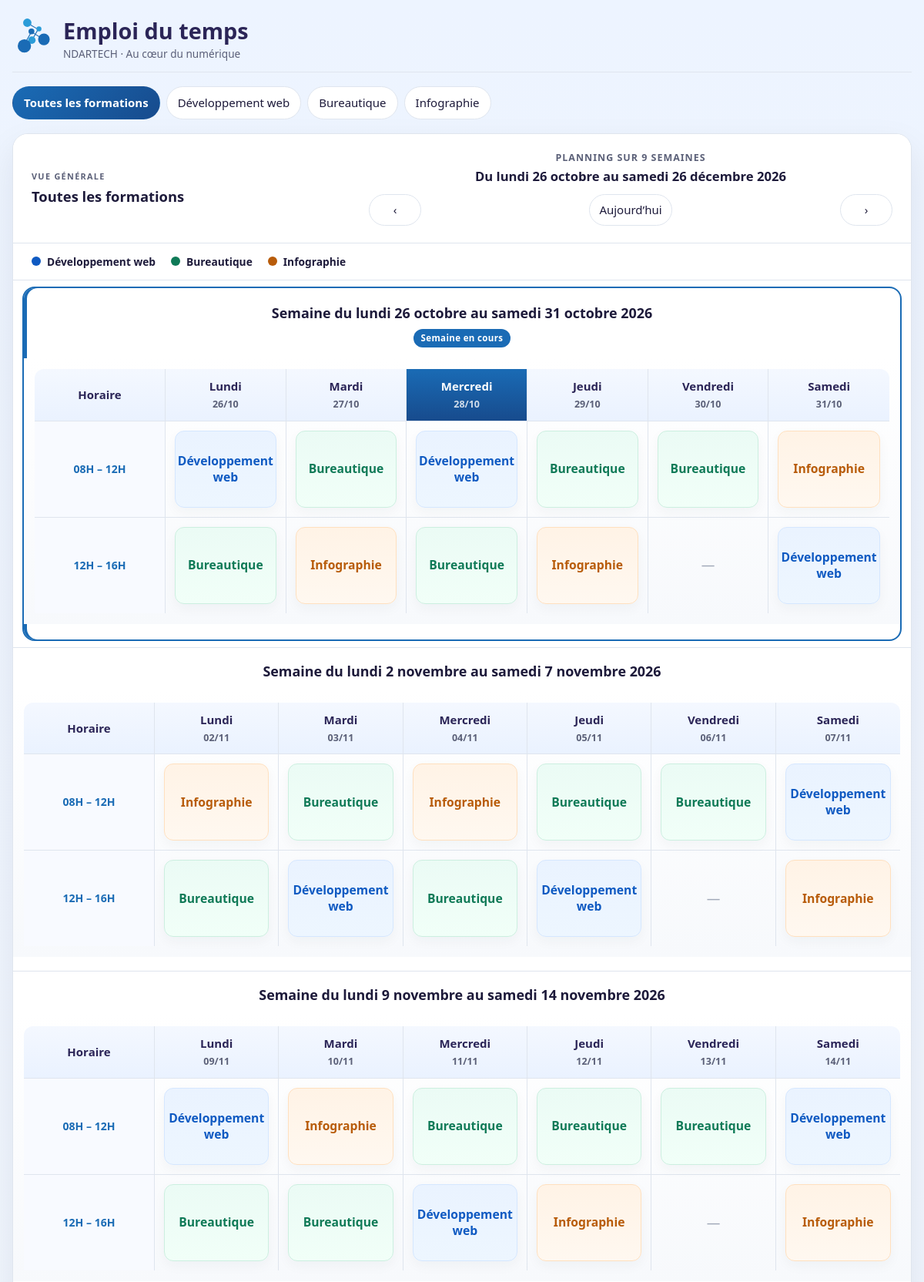
The page /?f=0&w=2026-10-26 (upper part) on the database its author committed.
### tables this page shows
CREATE TABLE courses(id INTEGER PRIMARY KEY, formation INTEGER NOT NULL, day TEXT NOT NULL, hs TEXT NOT NULL, he TEXT NOT NULL, title TEXT NOT NULL, room TEXT NOT NULL DEFAULT '');

### public/index.php (the view, shortened to what this page needs)
<?php
require __DIR__ . '/../app/bootstrap.php';
$f = (int)($_GET['f'] ?? 1); if ($f !== 0 && !isset(FORMS[$f])) $f = 1;
$defaultWeek = (int)date('N') >= 6 ? addd(monday(), 7) : monday();
$w = monday($_GET['w'] ?? $defaultWeek);
$weekCount = 9;
$lastWeek = addd($w, ($weekCount - 1) * 7);
$end = addd($lastWeek, 5);
$sql = 'SELECT formation,day,hs,he,title,room FROM courses WHERE day BETWEEN ? AND ?';
$sql .= ' ORDER BY day,hs,formation';
$q = db()->prepare($sql);
$q->execute($f === 0 ? [$w, $end] : [$w, $end, $f]);
$validationQuery = db()->prepare('SELECT formation,day,hs,he,title,room FROM courses WHERE day BETWEEN ? AND ?');
$validationQuery->execute([$w, $end]);
$weeks = [];
for ($i = 0; $i < $weekCount; $i++) {
    $week = addd($w, $i * 7);
    $weeks[$week] = ['by' => [], 'slots' => [], 'note' => ''];
}
foreach ($q as $r) {
    $week = monday($r['day']);
    $slot = $r['hs'] . '-' . $r['he'];
    $weeks[$week]['by'][$slot][$r['day']][] = $r;
    $weeks[$week]['slots'][$slot] = ['hs' => $r['hs'], 'he' => $r['he']];
}
$url = fn(int $ff, string $ww) => h('?f=' . $ff . '&w=' . $ww);
$today = date('Y-m-d');
$weekShortcut = (int)date('N') >= 6 ? 'Semaine prochaine' : 'Aujourd’hui';
echo '<nav class="tabs">';
echo '<a class="tab' . ($f === 0 ? ' on' : '') . '" href="' . $url(0, $w) . '">Toutes les formations</a>';
foreach (FORMS as $id => [$name, $c]) echo '<a class="tab ' . $c . ($id === $f ? ' on' : '') . '" href="' . $url($id, $w) . '">' . h($name) . '</a>';
echo '</nav>';
echo '<div class="schedule-shell' . ($f === 0 ? ' all-forms' : ' ' . h(FORMS[$f][1])) . '">';
echo '<div class="schedule-header"><div class="week-meta"><span class="meta-label">' . ($f === 0 ? 'Vue générale' : 'Formation') . '</span><h2>' . h($f === 0 ? 'Toutes les formations' : FORMS[$f][0]) . '</h2></div><div class="week-range"><strong class="period-label"><span class="period-title">Planning sur ' . $weekCount . ' semaines</span><span class="period-dates">' . h(schedule_period_label($w, $end)) . '</span></strong><a class="ic period-prev" href="' . $url($f, addd($w, -$weekCount * 7)) . '" aria-label="Période précédente">‹</a><a class="ic period-next" href="' . $url($f, addd($w, $weekCount * 7)) . '" aria-label="Période suivante">›</a><a class="ic period-today" href="' . $url($f, $defaultWeek) . '">' . $weekShortcut . '</a></div></div>';
if ($f === 0) {
    echo '<div class="formation-legend">';
    foreach (FORMS as $id => [$name]) echo '<span><i class="legend-mark legend-' . ($id - 1) . '" aria-hidden="true"></i>' . h($name) . '</span>';
    echo '</div>';
}
$formatTime = static fn(string $time): string => substr($time, 0, 2) . 'H' . (substr($time, 3, 2) === '00' ? '' : substr($time, 3, 2));
foreach ($weeks as $week => $data) {
    $slots = $data['slots'];
    uasort($slots, static fn(array $a, array $b): int => [$a['hs'], $a['he']] <=> [$b['hs'], $b['he']]);
    $isCurrentWeek = $week === monday();
    echo '<section class="schedule-week' . ($isCurrentWeek ? ' current-week' : '') . '"><h3 class="schedule-week-heading"><span>' . h(schedule_week_label($week)) . '</span>'
        . ($isCurrentWeek ? '<span class="current-week-badge">Semaine en cours</span>' : '') . '</h3>';
    echo '<div class="schedule-table-wrap"><table class="schedule-table"><thead><tr><th scope="col">Horaire</th>';
    foreach (DAYS as $i => $name) {
        $d = addd($week, $i);
        echo '<th scope="col"' . ($d === $today ? ' class="today"' : '') . '><span>' . $name . '</span><small>' . fd($d) . '</small></th>';
    }
    echo '</tr></thead><tbody>';
    foreach ($slots as $key => $slot) {
        echo '<tr><th scope="row" class="time-cell">' . h($formatTime($slot['hs']) . ' – ' . $formatTime($slot['he'])) . '</th>';
        foreach (DAYS as $i => $_) {
            $d = addd($week, $i);
            echo '<td>';
            if (empty($data['by'][$key][$d])) echo '<span class="no-course" aria-label="Aucun cours">—</span>';
            else foreach ($data['by'][$key][$d] as $course) {
                $formationName = FORMS[(int)$course['formation']][0];
                echo '<article class="session session-' . ((int)$course['formation'] - 1) . '" aria-label="Cours programmé : ' . h($formationName) . '"><span class="session-title">' . h($formationName) . '</span></article>';
            }
            echo '</td>';
        }
        echo '</tr>';
    }
    echo '</tbody></table></div><div class="schedule-mobile">';
    for ($i = 0; $i < count(DAYS); $i++) {
        $day = addd($week, $i);
        $dayCourses = [];
        foreach ($data['by'] as $coursesBySlot) {
            foreach ($coursesBySlot[$day] ?? [] as $course) $dayCourses[] = $course;
        }
        usort($dayCourses, static fn(array $a, array $b): int => [$a['hs'], $a['formation']] <=> [$b['hs'], $b['formation']]);
        echo '<section class="schedule-day-card"><h4>' . DAYS[$i] . ' <time datetime="' . h($day) . '">' . fd($day) . '</time></h4>';
        if (!$dayCourses) echo '<p class="schedule-day-empty">Aucun cours prévu</p>';
        foreach ($dayCourses as $course) {
            $formationName = FORMS[(int)$course['formation']][0];
            echo '<article class="mobile-session session-' . ((int)$course['formation'] - 1) . '"><time>' . h($formatTime($course['hs']) . ' – ' . $formatTime($course['he'])) . '</time><span>' . h($formationName) . '</span></article>';
        }
        echo '</section>';
    }
    echo '</div></section>';
}
echo '</div>';

### rows shown on the page
courses: formation "Développement web"
courses: formation "Bureautique"
courses: formation "Développement web"
courses: formation "Bureautique"
courses: formation "Bureautique"
courses: formation "Infographie"
courses: formation "Bureautique"
courses: formation "Infographie"
courses: formation "Bureautique"
courses: formation "Infographie"
courses: formation "Développement web"
courses: formation "Infographie"
courses: formation "Bureautique"
courses: formation "Infographie"
courses: formation "Bureautique"
courses: formation "Bureautique"
courses: formation "Développement web"
courses: formation "Bureautique"
courses: formation "Développement web"
courses: formation "Bureautique"
courses: formation "Développement web"
courses: formation "Infographie"
courses: formation "Développement web"
courses: formation "Infographie"
courses: formation "Bureautique"
courses: formation "Bureautique"
courses: formation "Bureautique"
courses: formation "Développement web"
courses: formation "Bureautique"
courses: formation "Bureautique"
courses: formation "Développement web"
courses: formation "Infographie"
courses: formation "Infographie"

### other values the page prints
$title "Emploi du temps"
$name "Développement web"
$name "Bureautique"
$name "Infographie"
$f === 0 ? 'Toutes les formations' : FORMS[$f][0] "Toutes les formations"
$weekCount "9"
schedule_period_label($w, $end) "Du lundi 26 octobre au samedi 26 décembre 2026"
schedule_week_label($week) "Semaine du lundi 26 octobre au samedi 31 octobre 2026"
$name "Lundi"
fd($d) "26/10"
$name "Mardi"
fd($d) "27/10"
$name "Mercredi"
fd($d) "28/10"
$name "Jeudi"
